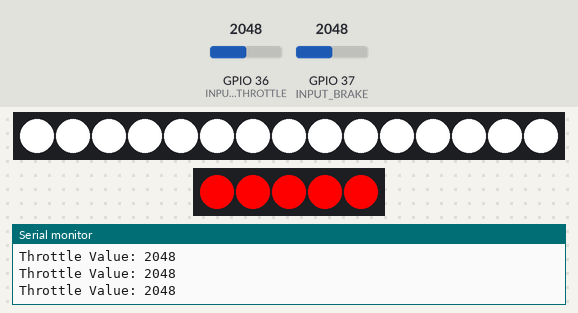
This sketch was run on a simulated ESP32. On the bench: 15 RGB LEDs in strip order, left to right, 5 RGB LEDs in strip order, left to right, the last lines printed to the serial monitor. The test bench sets the inputs (shaded band); at power-on: GPIO 36 (INPUT_THROTTLE) = 2048, GPIO 37 (INPUT_BRAKE) = 2048. Dim RGB values are drawn brighter than linear.

Above: at 3.7 s.
3.8 s: GPIO 36 (INPUT_THROTTLE) set to 1228
At 5.1 s:
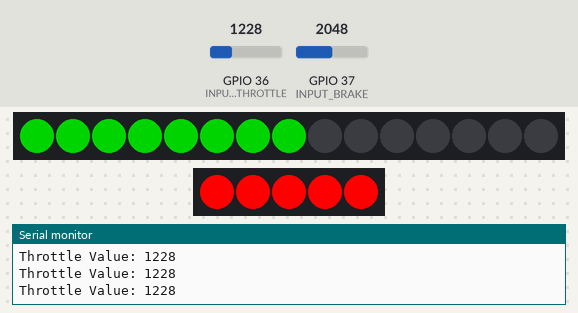
5.4 s: GPIO 37 (INPUT_BRAKE) set to 1978
At 6.7 s:
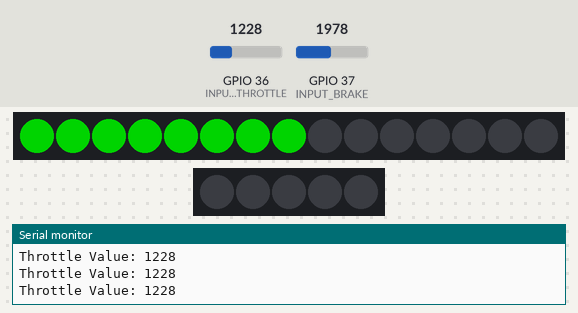
7.0 s: GPIO 36 (INPUT_THROTTLE) set to 587
At 8.1 s:
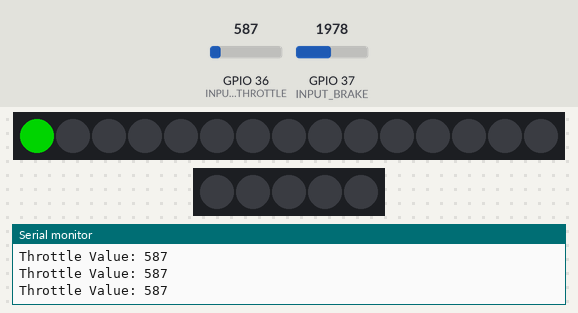
8.6 s: GPIO 36 (INPUT_THROTTLE) set to 519
10.2 s: GPIO 36 (INPUT_THROTTLE) set to 2040
At 10.8 s:
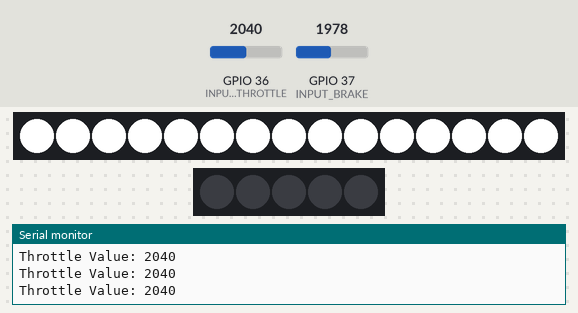
11.8 s: GPIO 36 (INPUT_THROTTLE) set to 491
At 13.3 s:
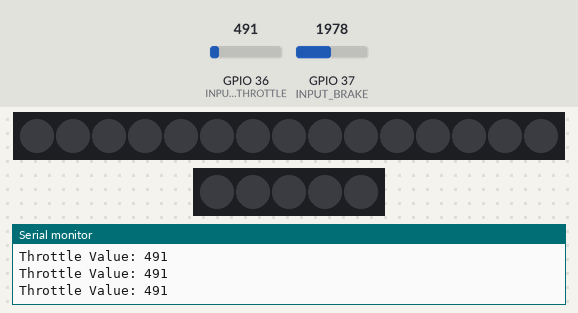
Timing chart, 0 to 14.4 s (numbered marks = the images above; inputs shaded):
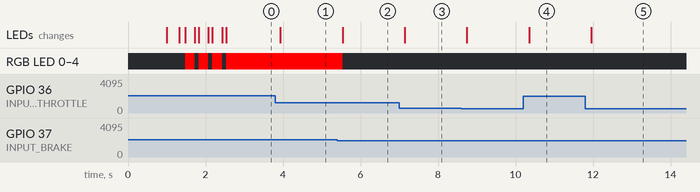

Measured:
- the behaviour switches between 2048 and 2047 on GPIO 37 (INPUT_BRAKE) (found by bisection; images 1 and 2)
- after the input at 3.8 s, the LEDs: change after 0.13 s (image 1)
- after the input at 5.4 s, RGB LED 0–4: RGB(255, 0, 0) → off after 0.14 s; the LEDs: change after 0.14 s (image 2)
- after the input at 7.0 s, the LEDs: change after 0.14 s (image 3)
- after the input at 10.2 s, the LEDs: change after 0.15 s (image 4)
- after the input at 11.8 s, the LEDs: change after 0.15 s (image 5)

The sketch:

throttle-gauge.ino
```cpp
/************************************************************
 * Throttle Gauge
 * By John M. Wargo
 * https://johnwargo.com
 *
 * Created March 3, 2025
 ************************************************************/

#include <FastLED.h>

#define DEBUG

#define testDelay 15  //ms

#define NUM_BRAKE_LEDS 5
#define NUM_THROTTLE_LEDS 15

#define BRAKE_LED_PIN 12
#define THROTTLE_LED_PIN 13

#define INPUT_BRAKE A1
#define INPUT_THROTTLE A0

// February 8, rethinking max voltage readings
// Max voltage readings: 3276 -> 3931
// 0.4V = 328 (measured on the car)
#define THROTTLE_MIN 450
#define THROTTLE_MAX 2000  //was 3500

// FastLED LED Arrays
CRGB tLeds[NUM_THROTTLE_LEDS];
CRGB bLeds[NUM_BRAKE_LEDS];

// The Arduino reads between 0 and 1023 while the ESP32 reads between 0 and 4095
// Adjusts maximum voltage levels read by the device will adjust this based on
// the total voltage output from throttle to ensure we can max out the gauge
// const int inputDivisor = 1023;  // for Arduino devices
const int inputDivisor = 4095;  // for ESP32 devices
const int brakeThreshold = inputDivisor / 2;
const float maxThrottleValue = THROTTLE_MAX * 0.9;
const float pixelRatio = (maxThrottleValue - THROTTLE_MIN) / NUM_THROTTLE_LEDS;

bool wasMaxThrottle = false;
bool wasMinThrottle = false;
bool prevBrakeState = false;

int prevPixelCount = 0;

void setup() {

  Serial.begin(115200);
  delay(1000);
  Serial.println("\nThrottle Gauge");
  Serial.println("By John M. Wargo & Scott Good\n");

  // make sure we have an appropriate amount of NeoPixels to make a gauge
  if (NUM_THROTTLE_LEDS < 10) {
    Serial.println("\nInvalid Configuration\nNumber of THROTTLE_LEDS must be greater than 9");
    while (true) delay(100);  //loops forever
  }
  if (NUM_BRAKE_LEDS < 1) {
    Serial.println("\nInvalid Configuration\nNumber of BRAKE_LEDS must be greater than 0");
    while (true) delay(100);  //loops forever
  }

  FastLED.setBrightness(255);
  FastLED.addLeds<NEOPIXEL, THROTTLE_LED_PIN>(tLeds, NUM_THROTTLE_LEDS);
  FastLED.addLeds<NEOPIXEL, BRAKE_LED_PIN>(bLeds, NUM_BRAKE_LEDS);

  pinMode(INPUT_THROTTLE, INPUT_PULLDOWN);
  pinMode(INPUT_BRAKE, INPUT_PULLDOWN);

  ledDemo();
}

void loop() {
  updateThrottle();
  updateBrake();
  delay(200);
}

void updateThrottle() {

  bool pixelStateChange;
  bool isMaxThrottle;
  bool isMinThrottle;

  int throttleValue;
  int currentPixelCount;

  // read the voltage from the throttle pin
  throttleValue = analogRead(INPUT_THROTTLE);
#ifdef DEBUG
  Serial.printf("Throttle Value: %d\n", throttleValue);
#endif

  // determine special cases
  isMaxThrottle = throttleValue > maxThrottleValue;
  isMinThrottle = throttleValue < THROTTLE_MIN;

  // Did the throttle value change at least one pixel's worth?
  currentPixelCount = (throttleValue > THROTTLE_MIN) ? (throttleValue - THROTTLE_MIN) / pixelRatio : 0;

  // did the number of illuminated pixels change?
  pixelStateChange = currentPixelCount != prevPixelCount;
  // But, are we sitting below throttleMin?
  if (isMinThrottle && wasMinThrottle) {
    // Then just leave it alone
    pixelStateChange = false;
  }
  // But, are we sitting above max throttle?
  if (isMaxThrottle && wasMaxThrottle) {
    // Then just leave it alone
    pixelStateChange = false;
  }

  // reset our previous loop values for the next check
  prevPixelCount = currentPixelCount;
  wasMaxThrottle = isMaxThrottle;
  wasMinThrottle = isMinThrottle;

  if (pixelStateChange) {
    // then the numbers of illuminated pixels changed
    if (isMaxThrottle) {
      // Set all throttle LEDs to WHITE
      for (int i = 0; i < NUM_THROTTLE_LEDS; i++) tLeds[i] = CRGB::White;
    } else {  // else not isMaxThrottle
      // first, set pixel count to zero if no throttle
      if (isMinThrottle) {
        // No pixels illuminated, this allows the code to skip the next if statement
        // then sets all pixels to black
        currentPixelCount = 0;
      }
      // Set only a portion of the throttle LEDs to Green
      if (currentPixelCount > 0) {
        // light LEDs green based on the current throttle value
        for (int i = 0; i < currentPixelCount; i++) tLeds[i] = CRGB::Green;
      }
      // then set the rest to black
      for (int i = currentPixelCount; i < NUM_THROTTLE_LEDS; i++) tLeds[i] = CRGB::Black;
    }  //if (isMaxThrottle)
    FastLED.show();
  } // if (pixelStateChange)
}

void updateBrake() {
  CRGB ledColor;
  bool brakeState;

  brakeState = (analogRead(INPUT_BRAKE) > brakeThreshold);
  // do we have a change in brake state?
  if (brakeState != prevBrakeState) {
    prevBrakeState = brakeState;
    // then update the LEDs
    ledColor = (brakeState) ? CRGB::Red : CRGB::Black;
    for (int i = 0; i < NUM_BRAKE_LEDS; i++) bLeds[i] = ledColor;
    FastLED.show();
  }
}

void ledDemo() {
  Serial.println("Testing LEDs");

  FastLED.clear();
  FastLED.show();
  for (int i = 0; i < NUM_THROTTLE_LEDS; i++) {
    tLeds[i] = CRGB::Green;
    FastLED.show();
    delay(testDelay);
  }
  for (int i = NUM_THROTTLE_LEDS - 1; i > -1; i--) {
    tLeds[i] = CRGB::Black;
    FastLED.show();
    delay(testDelay);
  }

  for (int i = 0; i < 3; i++) {
    fill_solid(bLeds, NUM_BRAKE_LEDS, CRGB::Red);
    FastLED.show();
    delay(250);
    FastLED.clear();
    FastLED.show();
    delay(100);
  }
}
```
